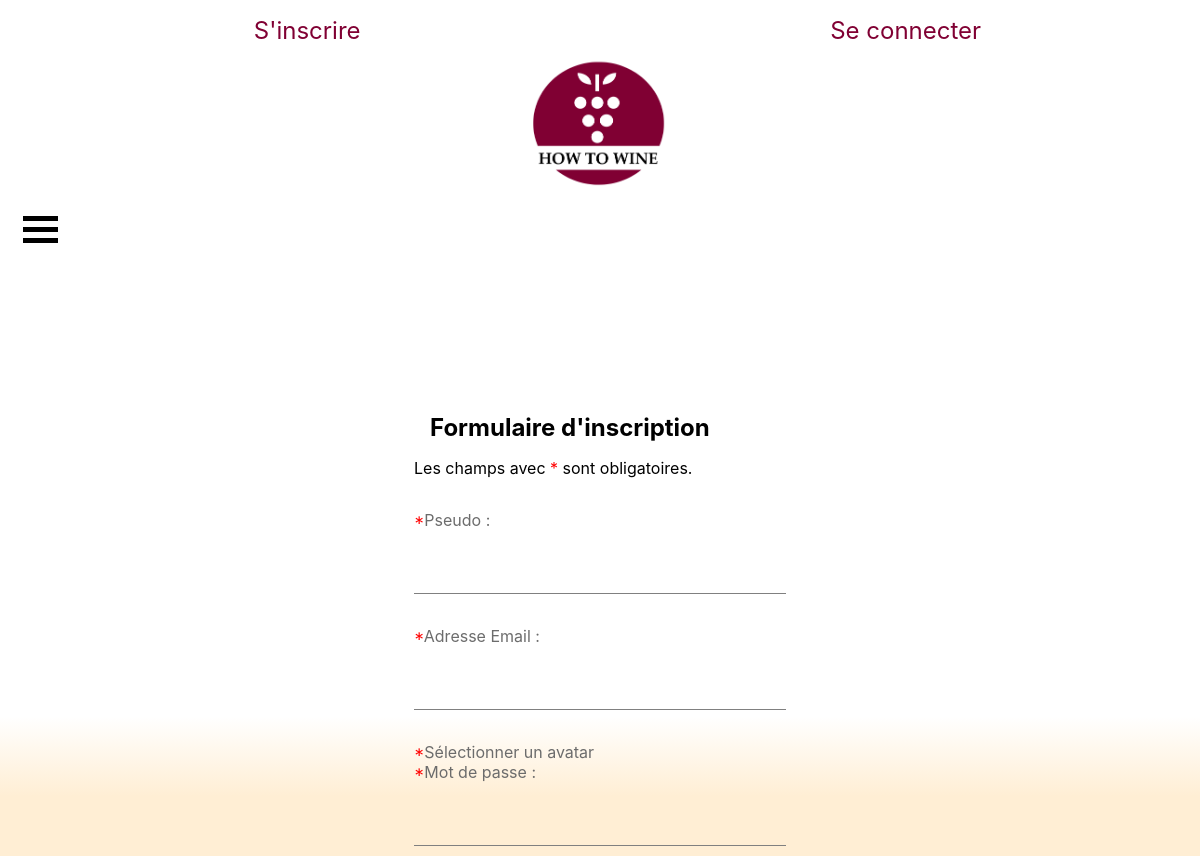
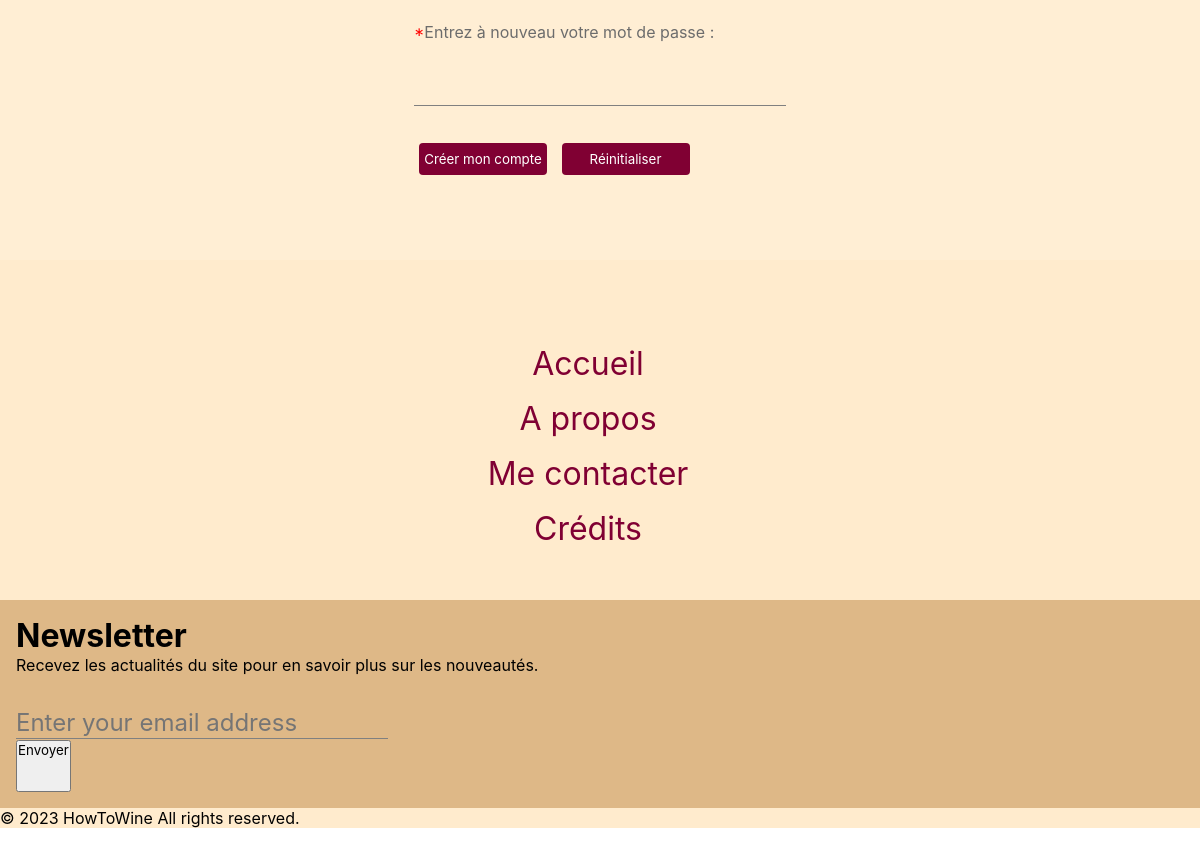
The app's page /mvc_HowToWine/index.php?page=frm_user&action=enregistrer, older data (2 pictures, top to bottom).
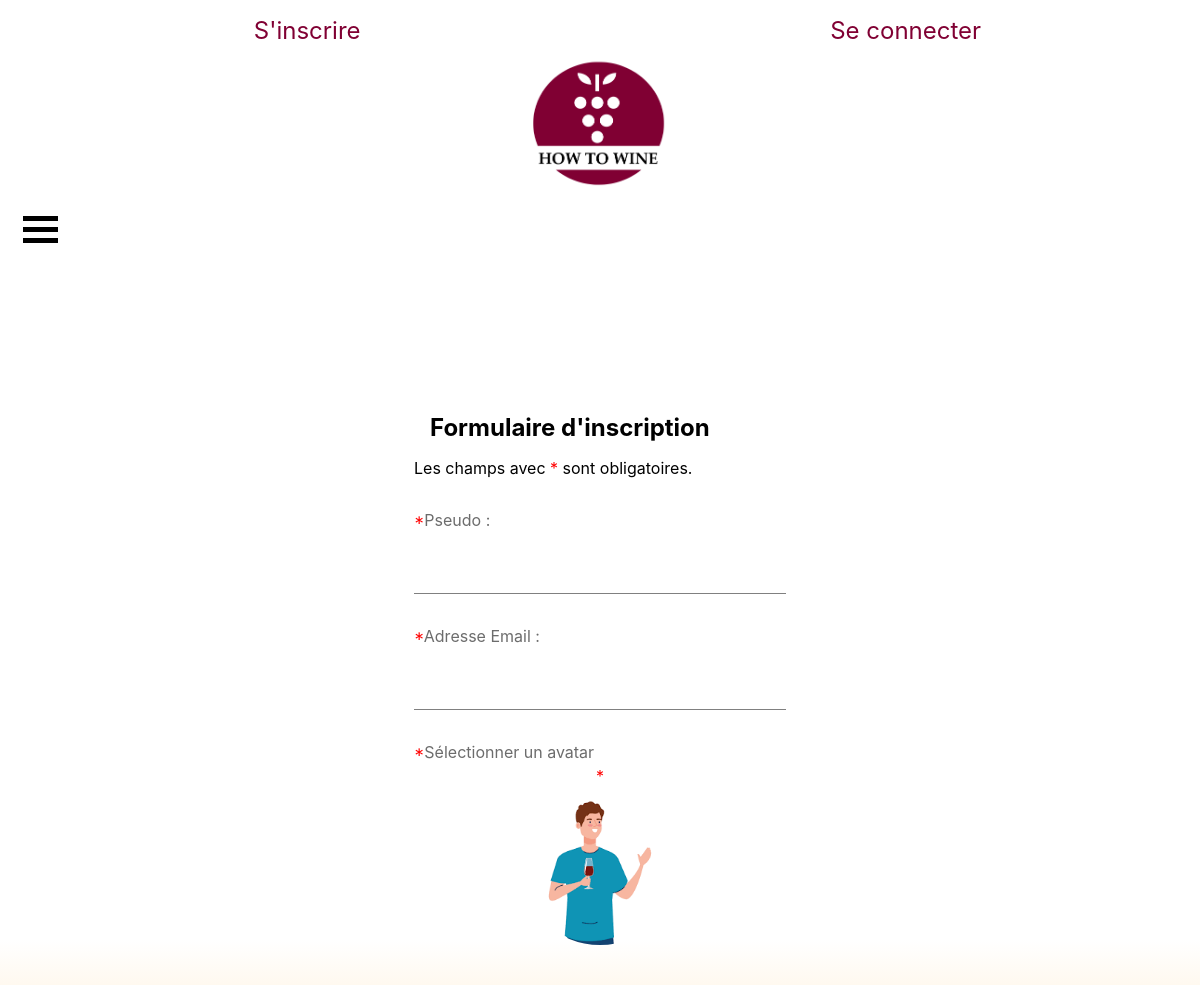
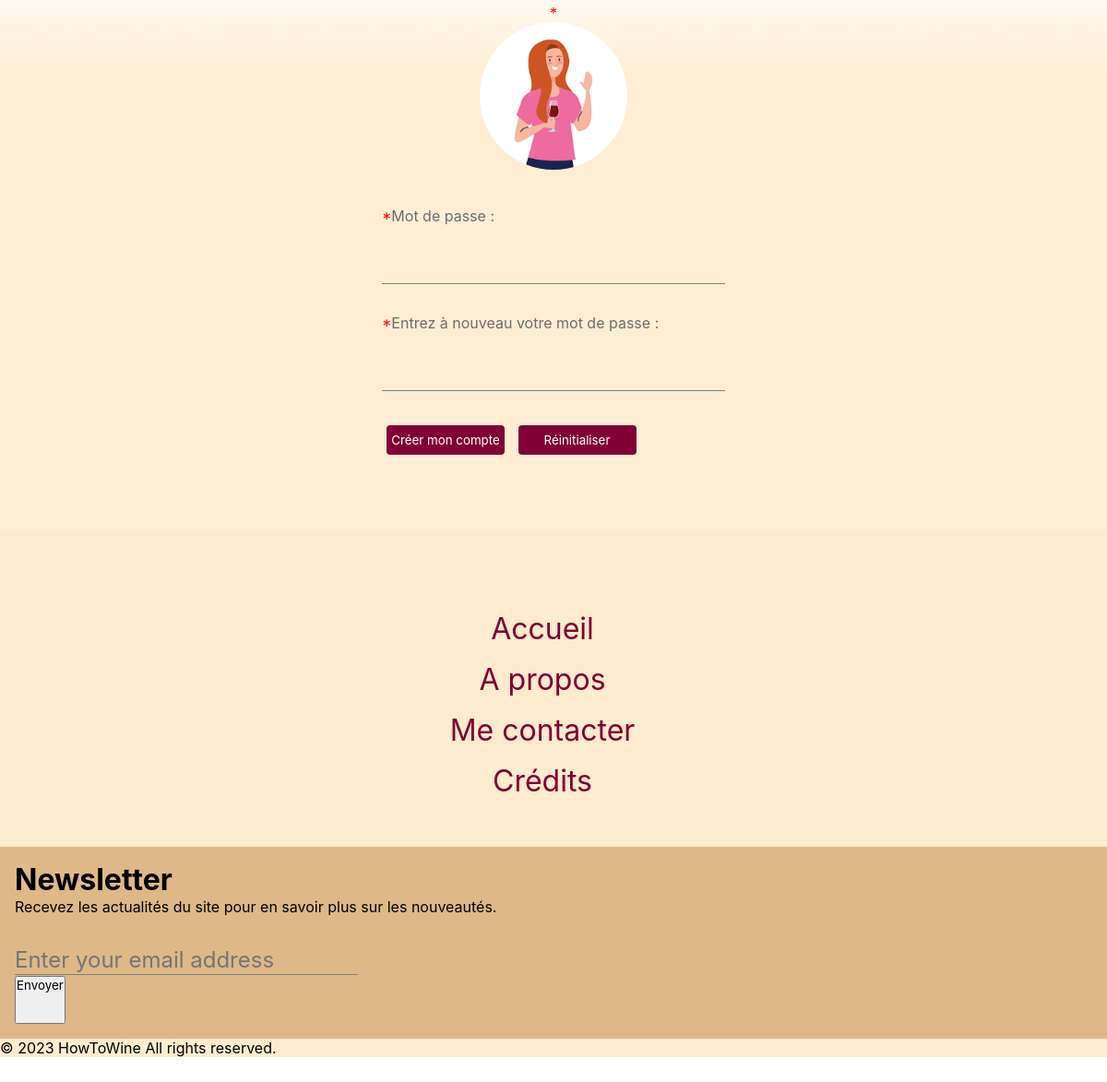
The same page, newer data (2 pictures, top to bottom).
### tables this page shows
CREATE TABLE `avatar` (
  `id` int(11) NOT NULL AUTO_INCREMENT,
  `balise_img` varchar(250) NOT NULL,
  `path` varchar(255) NOT NULL,
  PRIMARY KEY (`id`)
);

### mvc_HowToWine/index.php (called while the page is built)
<?php
    require_once("includes/core/rooter.php");

### mvc_HowToWine/includes/core/models/dao/daoAvatar.php (called while the page is built, shortened)
<?php
	require_once "includes/core/models/class/Avatar.php";
    function getAllAvatar(): array{
		$conn = getConnexion();
    $SQLQuery = "SELECT avatar.id, avatar.balise_img, avatar.path
			FROM avatar";
		$SQLStmt = $conn->prepare($SQLQuery);
		$SQLStmt->execute();
		$avatars = array();
		while ($SQLRow = $SQLStmt->fetch(PDO::FETCH_ASSOC)){
			$avatar = new Avatar($SQLRow['balise_img'],$SQLRow['path']);
			$avatar->setId($SQLRow['id']);
			$avatars[] = $avatar;
		}
		return $avatars;
	}

### mvc_HowToWine/includes/core/models/class/Avatar.php (called while the page is built, shortened)
<?php
	class Avatar{
		private int $id;
		private string $path, $baliseImg;
		public function __construct(string $baliseImg = "", string $path =""){
			$this->id = 0;
			$this->baliseImg = $baliseImg;
		}
		public function getId(): int{
			return $this->id;
		}
		public function setId(int $id): void{
			$this->id = $id;
		}
		public function getBaliseImg(): string{
			return $this->baliseImg;
		}
	}

### mvc_HowToWine/includes/partials/nav_element.phtml (the view, shortened to what this page needs)
<div id="main_headerTop">
        <?php
            if (isset($_SESSION['login']) && $_SESSION['login'] != ''){
                print('<div class="loginBoxes"><a href="index.php?page=frm_user&action=profil">Mon profil</a></div>');
                print('<div class="loginBoxes"><a href="index.php?page=frm_user&action=logout">Déconnexion</a></div>');
            }else{
                print('<a class="connexionBtn" href="index.php?page=frm_user&action=enregistrer"><div>S&apos;inscrire</div></a>');
                print('<div class="connexionBtn" id="showModal">Se connecter</div>');
            }
        ?>
</div>
<div id="main_headerBottom">
    <div id="main_headerLogoBox">
        <a id="homeLinkTinyScreen"href="index.php?page=index"><img id="mainLogo" src="public/img/logo_how_to_wine.png" alt="logo du site"></a>
    </div>
</div>
<div id="MobileScreen">
    <a href="#" id="openBtn">
        <span class="burger-icon">
            <span></span>
            <span></span>
            <span></span>
        </span>
    </a>
</div>

### mvc_HowToWine/includes/partials/frmInscription_element.phtml (shortened to what this page needs)
<div id="frmInscriptionContent">
    <h1>Formulaire d'inscription</h1>
    <form action="" method="post">
        <p>Les champs avec <abbr title="(obligatoire)" aria-hidden="true">*</abbr> sont obligatoires.</p>
        <div class="labelNinputBox">
			<label for="chPseudo">Pseudo : </label>
			<input type="text" name="champLogin" id="chPseudo" value="">
		</div>
        <div class="labelNinputBox">
			<label for="chMail">Adresse Email : </label>
			<input type="email" name="champMail" id="chMail" value="">
		</div>
		<div>
			<label for="chAvatar">Sélectionner un avatar </label>
			<div id="avatarBox">
				<?php
				$j=1;
				foreach($avatars as $avatar){
					print('<div class="reponseBoite"id="reponse'.$avatar->getId().'">');
            			print('<div id="chooseBox">');
            	    		print('<label class="checkLabel"for="checkbox-button-opt-'.$j++.'"><div id="avatarList">'.$avatar->getBaliseImg().'</div>');
            			print('</div>');
        			print('</div>');
				}
				?>
			</div>
		</div>
		<div class="labelNinputBox">
			<label for="chMdp">Mot de passe : </label>
			<input type="password" name="champMdp" id="chMdp" value="">
		</div>
        <div class="labelNinputBox">
			<label for="chVerifyMdp">Entrez à nouveau votre mot de passe : </label>
			<input type="password" name="champVerifyMdp" id="chVerifyMdp" value="">
		</div>
		<div>
			<button class="frmInscriptionBtn" type="submit">Créer mon compte</button>
			<button class="frmInscriptionBtn"type="reset">Réinitialiser</button>
		</div>
    </form>
</div>

Row changes from the older to the newer data that the page shows:
added avatar: balise_img (picture)
added avatar: balise_img (picture)
